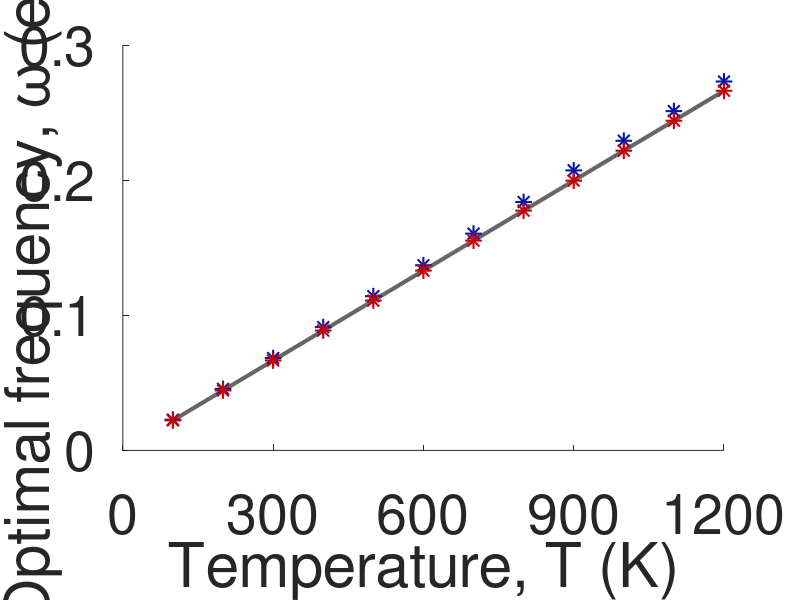

Source code (MATLAB):
%% *** plot fig2d
clc
close all

ms = '*'; msize = 12;

lw = 3; fs = 40; cblue = [0 0.4470 0.7410]./1;
kb = 1.3806e-23;
hbar = 1.0546e-34;
q = 1.6022e-19;
T = 300; Tscaled = T * kb / hbar;
wToeV = hbar/q;
d = 1e-8;

c2D = 0.9.*[0.0195, 0.0859, 0.75]; 
coptimal_bulk = 0.8.*[0.9961, 0.0078, 0.0078];
cbound = [1,1,1].*0.4;

TT = 100.*linspace(1,12,12);
T_compute = [100, 300, 600, 900, 1200];
wien_compute = [0.02272, 0.0683, 0.137, 0.2072, 0.273];
wien_optimal = interp1(T_compute,wien_compute,TT,'linear')./wToeV;
TT_s = TT.*kb./hbar;
w_0_nf_htc = 2.57368.*TT_s;

figwien = figure;
set(gcf,'color','w');
set(figwien,'defaultAxesColorOrder',[[0 0 0]; [0 0 0]]);
axes1 = axes('Parent',figwien);
set(axes1,'fontsize',fs')

%yyaxis left
plot(TT,w_0_nf_htc,'linewidth',lw,'color',cbound)
hold on
plot(TT,wien_optimal,'linestyle','none','linewidth',lw-1.5,'markersize',msize,'Marker',ms,'color',c2D,'markerfacecolor',c2D)
plot(TT,w_0_nf_htc,'linestyle','none','linewidth',lw-1.5,'markersize',msize,'Marker',ms,'color',coptimal_bulk,'markerfacecolor',coptimal_bulk)
xlabel('Temperature, T (K)','fontsize',fs+3,'interpreter','tex');
ylabel('Optimal frequency, \omega (eV)','fontsize',fs+3,'interpreter','tex','position',[-120,1.9e14]); 
xlim([0,1200])
xticks([0,300,600,900,1200])
wtick = linspace(0.00,0.3,4)./wToeV;
yticks(wtick);
yticklabels({'0','0.1','0.2','0.3','0.4'});
ylim([0,0.3]./wToeV)
hold on
set(gca,'fontsize',fs) 
set(gcf,'position',[10,200,800,600]); 
box off

set(gcf,'renderer','painters')
print -depsc2 wien_bulk_2D.eps